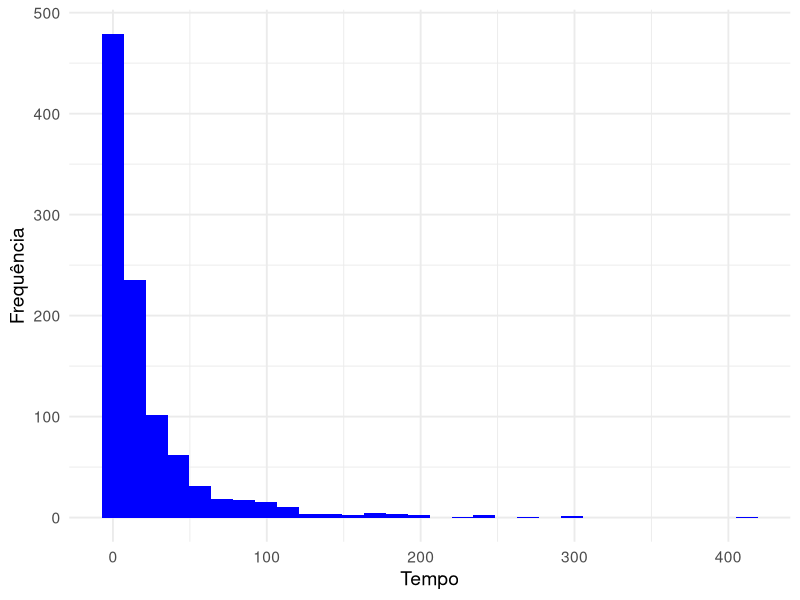
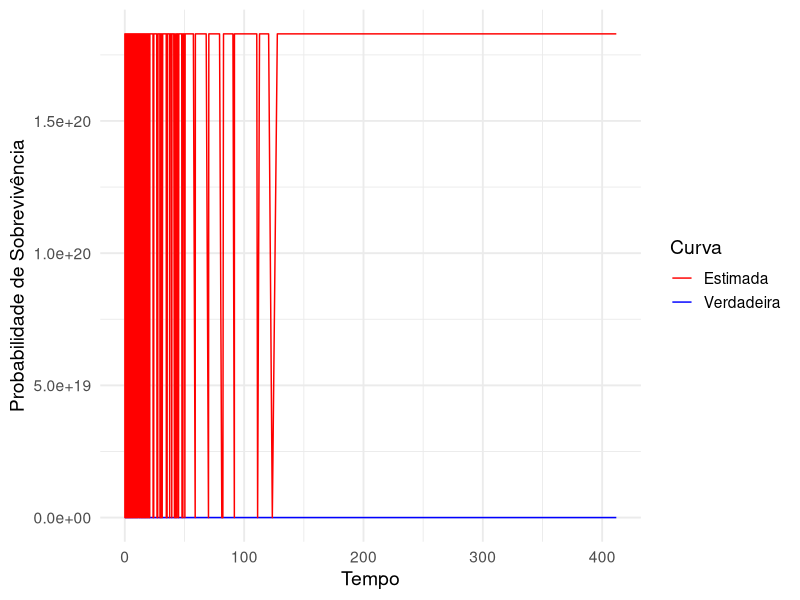

Reproduce these figures in R, in order.
# -------------------------------------------------------------
# -------------------------------------------------------------
# -------------------------------------------------------------
# Análise de Sobrevivência - Modelos de Tempo de Vida Acelerado
# Analista: Breno C R da Silva
# -------------------------------------------------------------
# -------------------------------------------------------------
# -------------------------------------------------------------

# -----------------------
# [1] Ativação de Pacotes
# -----------------------

library(ggplot2)

set.seed(123456789)

# ----------------------------
# [2] Distribuição Exponencial
# ----------------------------
# ------------------------------
# [2.2] Simulação de Monte Carlo
# ------------------------------
# ---------------------------
# [2.2.1] Função de Simulação
# ---------------------------

myRexp <- function(n, rate, coVariates, vecCoef) {
  
  #n    <- 100
  #rate <- 1
  #coVariates <- X
  #vecCoef <- vecCoef
  
  # Uniforme(0, 1)
  U <- runif(n, 0, 1)
  
  # Combinação linear dos preditores lineares
  #effect <- rowSums(coVariates*vecCoef)
  effect <- crossprod(t(coVariates), vecCoef)
  #effect <- t(coVariates)%*%vecCoef
  
  # Tempos de sobrevivência
  times <- -exp(effect)*log(1-U)/rate
  
  return(times)
}

# --------------------------
# [2.2.2] Simulação de Dados
# --------------------------

set.seed(123456789)
n <- 1000                               # Tamanho Amostral
x1 <- rnorm(n, 0, 1)                    # Normal(0, 1)
x2 <- rbinom(n, 1, 0.5)                 # Bernoulli(0.5)
X <- cbind(1, x1, x2)                   # Vetor de variáveis explicativas
vecCoef <- c(1.5, 2/3, 2)               # Vetor de coeficientes betas
timesSurv <- myRexp(n, 1, X, vecCoef) # Simulando o Tempo de Sobrevivência
cens <- rep(1, length(timesSurv))

# library(survival)
# ekm <- survfit(Surv(timesSurv, cens)~1)
# plot(ekm)
# 
# ajust1 <- survreg(Surv(timesSurv, cens)~x1+x2,dist = "exponential" )
# summary(ajust1)




# Visualização
ggplot(data = data.frame(Tempo = timesSurv), aes(x = Tempo)) +
  geom_histogram(fill = "blue") +
  labs(x = "Tempo", y = "Frequência") +
  theme_minimal(base_size = 14)

# ---------------------------
# [3] Estimação de Parâmetros
# ---------------------------
# -------------------------
# [3.1] Log-Verossimilhança
# -------------------------

logVerossimil <- function(theta, coVariates, times) {
  
  #theta <- theta0
  #times <- timesSurv
  n <- length(times)
  #npar <- length(theta)
  rate <- theta[1]
  beta <- theta[-1]
  
  effect <- crossprod(t(coVariates), beta)
  
  flv <- n*log(rate) - rate*sum(times/exp(effect))
  
  return(flv)
}

# ---------------------------------
# [3.2] Algoritmo de Newton-Raphson
# ---------------------------------

theta0 <- rep(0.5, 4) # Chute inicial

estimate <- optim(
  par = theta0,
  fn = logVerossimil,
  method = "Nelder-Mead",
  hessian = TRUE,
  control = list(fnscale=-1),
  coVariates = X,
  times = timesSurv
)

# Resultados
print(estimate)

# --------------
# [4] Comparação
# --------------

# Função de Sobrevivência
Stexp <- function(t, alpha, betas, X) alpha * exp(- alpha * ( t / exp(rowSums(X * betas)) ) )


# Formatando como DataFrame
DataExp <- data.frame(Time = timesSurv, 
                      Survival = Stexp(timesSurv, 1.5, vecCoef, X),
                      EMV_Survival = Stexp(timesSurv, estimate$par[1], estimate$par[-1], X))

# Gráfico com ggplot2
ggplot(DataExp, aes(x = Time)) +
  geom_line(aes(y = Survival, color = "Verdadeira")) +
  geom_line(aes(y = EMV_Survival, color = "Estimada")) +
  labs(x = "Tempo", y = "Probabilidade de Sobrevivência") +
  scale_color_manual(name = "Curva", values = c("Verdadeira" = "blue", "Estimada" = "red")) +
  theme_minimal(base_size = 14)
